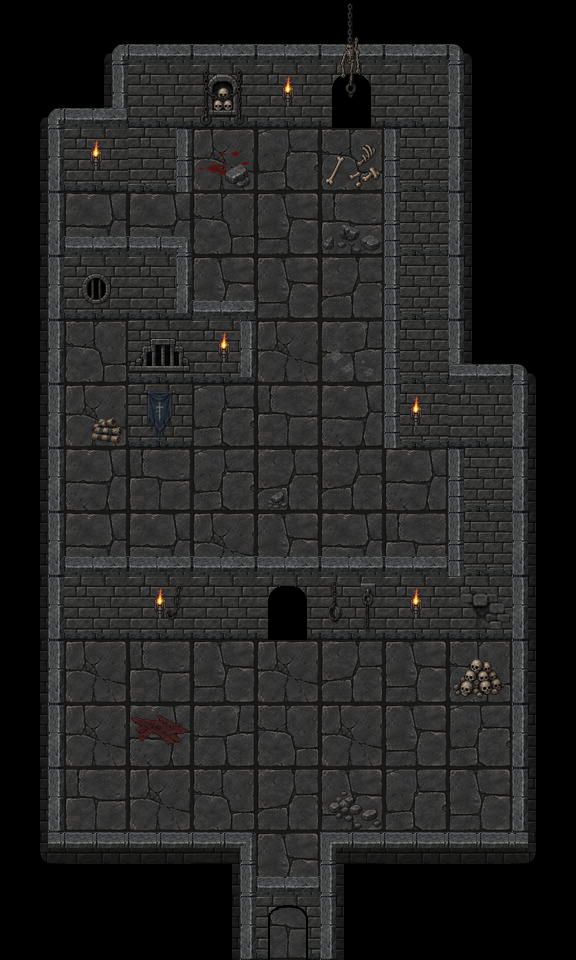

Rendered tile map (Tiled .tmx) drawn with the repository's tilesets; below, a short description and the full map source, tile grids included:
An orthogonal 9x15 tile map with 64x64 px tiles, 9 tile layers (Ground, WallsFront_01, WallsBack_02, WallsBack_01, ...), 4 tilesets and 33 objects (7x crushing_trial_pressure_plate, 2x crushing_trial_boulder_01, crushing_trial_boulder_06, crushing_trial_boulder_05, crushing_trial_boulder_04, ...).

<map version="1.10" tiledversion="1.12.2" orientation="orthogonal" renderorder="right-down" width="9" height="15" tilewidth="64" tileheight="64" infinite="0" nextlayerid="14" nextobjectid="37">
 <tileset firstgid="1" source="../../act3_floor_64.tsx" />
 <tileset firstgid="9" source="../../my_tiles_textured.tsx" />
 <tileset firstgid="117" source="../../torches/torches.tsx" />
 <tileset firstgid="121" source="../../items.tsx" />
 <layer id="1" name="Ground" width="9" height="15">
  <data encoding="csv">
0,0,0,0,0,0,0,0,0,
0,0,2,6,3,5,3,0,0,
0,4,8,8,1,3,1,0,0,
0,2,2,3,6,4,6,0,0,
0,1,7,6,6,5,6,0,0,
0,3,7,2,8,7,3,0,0,
0,8,3,1,4,2,5,1,0,
0,2,4,1,5,5,2,6,0,
0,2,2,8,6,2,4,6,0,
0,7,8,2,7,5,2,3,0,
0,8,4,6,8,5,6,3,0,
0,8,2,7,3,8,6,1,0,
0,4,8,3,5,6,1,6,0,
0,0,0,0,6,0,0,0,0,
0,0,0,0,4,0,0,0,0
</data>
 </layer>
 <layer id="2" name="WallsFront_01" width="9" height="15">
  <data encoding="csv">
0,0,0,0,0,0,0,0,0,
0,0,0,0,0,0,0,0,0,
0,0,0,0,0,0,0,0,0,
0,10,64,0,0,0,0,0,0,
0,0,0,10,0,0,0,0,0,
0,0,0,0,0,0,0,0,0,
0,0,0,0,0,0,0,0,0,
0,0,0,0,0,0,0,0,0,
0,10,10,10,10,10,10,0,0,
0,0,0,0,0,0,0,0,0,
0,0,0,0,0,0,0,0,0,
0,0,0,0,0,0,0,0,0,
0,0,0,0,0,0,0,0,0,
43,95,95,41,10,42,95,95,2147483691,
0,0,0,18,79,20,0,0,0
</data>
 </layer>
 <layer id="4" name="WallsBack_02" width="9" height="15">
  <data encoding="csv">
0,0,0,0,0,0,0,0,0,
0,18,0,0,0,0,0,0,0,
0,0,0,0,0,0,0,0,0,
0,0,0,0,0,0,0,0,0,
0,0,0,0,0,0,0,0,0,
0,0,0,0,0,0,0,20,0,
0,0,0,0,0,0,0,0,0,
0,0,0,0,0,0,0,0,0,
0,0,0,0,0,0,0,0,0,
0,0,0,0,0,0,0,0,0,
0,0,0,0,0,0,0,0,0,
0,0,0,0,0,0,0,0,0,
0,0,0,0,0,0,0,0,0,
0,0,0,0,0,0,0,0,0,
0,0,0,0,0,0,0,0,0
</data>
 </layer>
 <layer id="3" name="WallsBack_01" width="9" height="15">
  <data encoding="csv">
0,9,10,10,10,10,10,11,0,
9,10,19,19,19,77,19,20,0,
18,19,93,0,0,0,91,20,0,
18,0,0,0,0,0,91,20,0,
18,19,73,0,0,0,91,20,0,
18,0,19,73,0,0,91,10,11,
18,0,19,0,0,0,91,19,20,
18,0,0,0,0,0,0,91,20,
18,0,0,0,0,0,0,91,20,
18,19,19,19,77,19,19,19,20,
18,0,0,0,0,0,0,0,20,
18,0,0,0,0,0,0,0,20,
18,0,0,0,0,0,0,0,20,
0,0,0,0,0,0,0,0,0,
0,0,0,0,0,0,0,0,0
</data>
 </layer>
 <layer id="13" name="GroundDetails_02" width="9" height="15">
  <data encoding="csv">
0,0,0,0,0,0,0,0,0,
0,0,0,0,0,0,0,0,0,
0,0,0,147,0,156,0,0,0,
0,0,0,0,0,0,0,0,0,
0,0,0,0,0,0,0,0,0,
0,0,0,0,0,203,0,0,0,
0,0,0,0,0,0,0,0,0,
0,0,0,0,0,0,0,0,0,
0,0,0,0,0,0,0,0,0,
0,0,0,0,0,0,0,0,0,
0,0,0,0,0,0,0,0,0,
0,0,0,0,0,0,0,0,0,
0,0,0,0,0,0,0,0,0,
0,0,0,0,0,0,0,0,0,
0,0,0,0,0,0,0,0,0
</data>
 </layer>
 <layer id="12" name="GroundDetails_01" width="9" height="15">
  <data encoding="csv">
0,0,0,0,0,0,0,0,0,
0,0,0,0,0,0,0,0,0,
0,0,0,214,0,0,0,0,0,
0,0,0,0,0,190,0,0,0,
0,0,0,0,0,0,0,0,0,
0,0,0,0,0,0,0,0,0,
0,201,0,0,0,0,0,0,0,
0,0,0,0,213,0,0,0,0,
0,0,0,0,0,0,0,0,0,
0,0,0,0,0,0,0,0,0,
0,0,0,0,0,0,0,176,0,
0,0,223,0,0,0,0,0,0,
0,0,0,0,0,148,0,0,0,
0,0,0,0,0,0,0,0,0,
0,0,0,0,0,0,0,0,0
</data>
 </layer>
 <layer id="9" name="Torches" width="9" height="15">
  <data encoding="csv">
0,0,0,0,0,0,0,0,0,
0,0,0,0,120,0,0,0,0,
0,120,0,0,0,0,0,0,0,
0,0,0,0,0,0,0,0,0,
0,0,0,0,0,0,0,0,0,
0,0,0,120,0,0,0,0,0,
0,0,0,0,0,0,120,0,0,
0,0,0,0,0,0,0,0,0,
0,0,0,0,0,0,0,0,0,
0,0,120,0,0,0,120,0,0,
0,0,0,0,0,0,0,0,0,
0,0,0,0,0,0,0,0,0,
0,0,0,0,0,0,0,0,0,
0,0,0,0,0,0,0,0,0,
0,0,0,0,0,0,0,0,0
</data>
 </layer>
 <layer id="10" name="DecorBack_01" width="9" height="15">
  <data encoding="csv">
0,0,0,0,0,0,0,0,0,
0,0,0,126,0,0,0,0,0,
0,0,0,0,0,0,0,0,0,
0,0,0,0,0,0,0,0,0,
0,134,0,0,0,0,0,0,0,
0,0,232,0,0,0,0,0,0,
0,0,188,0,0,0,0,0,0,
0,0,0,0,0,0,0,0,0,
0,0,0,0,0,0,0,0,0,
0,0,208,0,0,210,0,233,0,
0,0,0,0,0,0,0,0,0,
0,0,0,0,0,0,0,0,0,
0,0,0,0,0,0,0,0,0,
0,0,0,0,0,0,0,0,0,
0,0,0,0,0,0,0,0,0
</data>
 </layer>
 <layer id="11" name="DecorBack_02" width="9" height="15">
  <data encoding="csv">
0,0,0,0,0,129,0,0,0,
0,0,0,127,0,141,0,0,0,
0,0,0,0,0,0,0,0,0,
0,0,0,0,0,0,0,0,0,
0,0,0,0,0,0,0,0,0,
0,0,0,0,0,0,0,0,0,
0,0,0,0,0,0,0,0,0,
0,0,0,0,0,0,0,0,0,
0,0,0,0,0,0,0,0,0,
0,0,0,0,0,209,0,0,0,
0,0,0,0,0,0,0,0,0,
0,0,0,0,0,0,0,0,0,
0,0,0,0,0,0,0,0,0,
0,0,0,0,0,0,0,0,0,
0,0,0,0,0,0,0,0,0
</data>
 </layer>
 <objectgroup id="8" name="Entities">
  <object id="2" name="crushing_trial_boulder_01" x="232" y="228.667">
   <point />
  </object>
  <object id="3" name="crushing_trial_boulder_06" x="280.667" y="289.333">
   <point />
  </object>
  <object id="4" name="crushing_trial_boulder_05" x="285.333" y="360.667">
   <point />
  </object>
  <object id="5" name="crushing_trial_boulder_04" x="220" y="481.333">
   <point />
  </object>
  <object id="6" name="crushing_trial_boulder_03" x="288" y="474.667">
   <point />
  </object>
  <object id="7" name="crushing_trial_boulder_02" x="347.333" y="484.667">
   <point />
  </object>
  <object id="8" name="crushing_trial_boulder_01" x="94" y="488">
   <point />
  </object>
  <object id="9" name="crushing_trial_pressure_plate" x="97.5" y="227">
   <point />
  </object>
  <object id="10" name="crushing_trial_pressure_plate" x="355" y="291">
   <point />
  </object>
  <object id="11" name="crushing_trial_pressure_plate" x="294.5" y="416">
   <point />
  </object>
  <object id="12" name="crushing_trial_pressure_plate" x="231.5" y="499.5">
   <point />
  </object>
  <object id="13" name="crushing_trial_pressure_plate" x="428" y="492">
   <point />
  </object>
  <object id="14" name="crushing_trial_pressure_plate" x="289" y="548.5">
   <point />
  </object>
  <object id="15" name="crushing_trial_pressure_plate" x="92.5" y="356">
   <point />
  </object>
 </objectgroup>
 <objectgroup id="5" name="Blocked">
  <object id="17" x="136.5" y="71" width="296.5" height="39.5" />
  <object id="18" x="84" y="140" width="83" height="30" />
  <object id="19" x="409.5" y="139" width="33" height="288.5" />
  <object id="20" x="141" y="280" width="28.5" height="141" />
  <object id="21" x="25" y="275" width="77" height="24" />
  <object id="22" x="19.5" y="91" width="25.5" height="773.5" />
  <object id="23" x="468.5" y="394.5" width="31" height="225" />
  <object id="24" x="340" y="593.5" width="165" height="30.5" />
  <object id="25" x="83" y="593" width="150" height="22" />
  <object id="26" x="35" y="853" width="201.5" height="26.5" />
  <object id="27" x="342.5" y="857" width="213.5" height="21" />
  <object id="28" x="533.5" y="597" width="31" height="272.5" />
  <object id="29" x="149.5" y="338" width="76.5" height="26.5" />
 </objectgroup>
 <objectgroup id="6" name="Barriers">
  <object id="34" x="73" y="567" width="382" height="7.5" />
 </objectgroup>
 <objectgroup id="7" name="Connectors">
  <object id="1" name="exit_south" x="289.333" y="932.667">
   <point />
  </object>
  <object id="30" name="enter_zone" x="289" y="617.5">
   <point />
  </object>
  <object id="31" name="player_start" x="160" y="221.5">
   <point />
  </object>
  <object id="32" name="player_exit" x="353.5" y="109">
   <point />
  </object>
  <object id="35" name="trial_door" x="294.667" y="948.667">
   <point />
  </object>
 </objectgroup>
</map>
